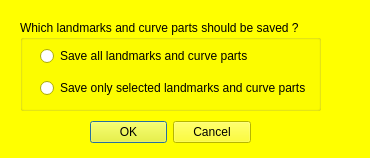
<?xml version="1.0" encoding="UTF-8"?>
<ui version="4.0">
 <class>mqSaveSTVDialog</class>
 <widget class="QDialog" name="mqSaveSTVDialog">
  <property name="geometry">
   <rect>
    <x>0</x>
    <y>0</y>
    <width>370</width>
    <height>158</height>
   </rect>
  </property>
  <property name="palette">
   <palette>
    <active>
     <colorrole role="WindowText">
      <brush brushstyle="SolidPattern">
       <color alpha="255">
        <red>0</red>
        <green>0</green>
        <blue>0</blue>
       </color>
      </brush>
     </colorrole>
     <colorrole role="Button">
      <brush brushstyle="SolidPattern">
       <color alpha="255">
        <red>255</red>
        <green>255</green>
        <blue>0</blue>
       </color>
      </brush>
     </colorrole>
     <colorrole role="Light">
      <brush brushstyle="SolidPattern">
       <color alpha="255">
        <red>255</red>
        <green>255</green>
        <blue>127</blue>
       </color>
      </brush>
     </colorrole>
     <colorrole role="Midlight">
      <brush brushstyle="SolidPattern">
       <color alpha="255">
        <red>255</red>
        <green>255</green>
        <blue>63</blue>
       </color>
      </brush>
     </colorrole>
     <colorrole role="Dark">
      <brush brushstyle="SolidPattern">
       <color alpha="255">
        <red>127</red>
        <green>127</green>
        <blue>0</blue>
       </color>
      </brush>
     </colorrole>
     <colorrole role="Mid">
      <brush brushstyle="SolidPattern">
       <color alpha="255">
        <red>170</red>
        <green>170</green>
        <blue>0</blue>
       </color>
      </brush>
     </colorrole>
     <colorrole role="Text">
      <brush brushstyle="SolidPattern">
       <color alpha="255">
        <red>0</red>
        <green>0</green>
        <blue>0</blue>
       </color>
      </brush>
     </colorrole>
     <colorrole role="BrightText">
      <brush brushstyle="SolidPattern">
       <color alpha="255">
        <red>255</red>
        <green>255</green>
        <blue>255</blue>
       </color>
      </brush>
     </colorrole>
     <colorrole role="ButtonText">
      <brush brushstyle="SolidPattern">
       <color alpha="255">
        <red>0</red>
        <green>0</green>
        <blue>0</blue>
       </color>
      </brush>
     </colorrole>
     <colorrole role="Base">
      <brush brushstyle="SolidPattern">
       <color alpha="255">
        <red>255</red>
        <green>255</green>
        <blue>255</blue>
       </color>
      </brush>
     </colorrole>
     <colorrole role="Window">
      <brush brushstyle="SolidPattern">
       <color alpha="255">
        <red>255</red>
        <green>255</green>
        <blue>0</blue>
       </color>
      </brush>
     </colorrole>
     <colorrole role="Shadow">
      <brush brushstyle="SolidPattern">
       <color alpha="255">
        <red>0</red>
        <green>0</green>
        <blue>0</blue>
       </color>
      </brush>
     </colorrole>
     <colorrole role="AlternateBase">
      <brush brushstyle="SolidPattern">
       <color alpha="255">
        <red>255</red>
        <green>255</green>
        <blue>127</blue>
       </color>
      </brush>
     </colorrole>
     <colorrole role="ToolTipBase">
      <brush brushstyle="SolidPattern">
       <color alpha="255">
        <red>255</red>
        <green>255</green>
        <blue>220</blue>
       </color>
      </brush>
     </colorrole>
     <colorrole role="ToolTipText">
      <brush brushstyle="SolidPattern">
       <color alpha="255">
        <red>0</red>
        <green>0</green>
        <blue>0</blue>
       </color>
      </brush>
     </colorrole>
    </active>
    <inactive>
     <colorrole role="WindowText">
      <brush brushstyle="SolidPattern">
       <color alpha="255">
        <red>0</red>
        <green>0</green>
        <blue>0</blue>
       </color>
      </brush>
     </colorrole>
     <colorrole role="Button">
      <brush brushstyle="SolidPattern">
       <color alpha="255">
        <red>255</red>
        <green>255</green>
        <blue>0</blue>
       </color>
      </brush>
     </colorrole>
     <colorrole role="Light">
      <brush brushstyle="SolidPattern">
       <color alpha="255">
        <red>255</red>
        <green>255</green>
        <blue>127</blue>
       </color>
      </brush>
     </colorrole>
     <colorrole role="Midlight">
      <brush brushstyle="SolidPattern">
       <color alpha="255">
        <red>255</red>
        <green>255</green>
        <blue>63</blue>
       </color>
      </brush>
     </colorrole>
     <colorrole role="Dark">
      <brush brushstyle="SolidPattern">
       <color alpha="255">
        <red>127</red>
        <green>127</green>
        <blue>0</blue>
       </color>
      </brush>
     </colorrole>
     <colorrole role="Mid">
      <brush brushstyle="SolidPattern">
       <color alpha="255">
        <red>170</red>
        <green>170</green>
        <blue>0</blue>
       </color>
      </brush>
     </colorrole>
     <colorrole role="Text">
      <brush brushstyle="SolidPattern">
       <color alpha="255">
        <red>0</red>
        <green>0</green>
        <blue>0</blue>
       </color>
      </brush>
     </colorrole>
     <colorrole role="BrightText">
      <brush brushstyle="SolidPattern">
       <color alpha="255">
        <red>255</red>
        <green>255</green>
        <blue>255</blue>
       </color>
      </brush>
     </colorrole>
     <colorrole role="ButtonText">
      <brush brushstyle="SolidPattern">
       <color alpha="255">
        <red>0</red>
        <green>0</green>
        <blue>0</blue>
       </color>
      </brush>
     </colorrole>
     <colorrole role="Base">
      <brush brushstyle="SolidPattern">
       <color alpha="255">
        <red>255</red>
        <green>255</green>
        <blue>255</blue>
       </color>
      </brush>
     </colorrole>
     <colorrole role="Window">
      <brush brushstyle="SolidPattern">
       <color alpha="255">
        <red>255</red>
        <green>255</green>
        <blue>0</blue>
       </color>
      </brush>
     </colorrole>
     <colorrole role="Shadow">
      <brush brushstyle="SolidPattern">
       <color alpha="255">
        <red>0</red>
        <green>0</green>
        <blue>0</blue>
       </color>
      </brush>
     </colorrole>
     <colorrole role="AlternateBase">
      <brush brushstyle="SolidPattern">
       <color alpha="255">
        <red>255</red>
        <green>255</green>
        <blue>127</blue>
       </color>
      </brush>
     </colorrole>
     <colorrole role="ToolTipBase">
      <brush brushstyle="SolidPattern">
       <color alpha="255">
        <red>255</red>
        <green>255</green>
        <blue>220</blue>
       </color>
      </brush>
     </colorrole>
     <colorrole role="ToolTipText">
      <brush brushstyle="SolidPattern">
       <color alpha="255">
        <red>0</red>
        <green>0</green>
        <blue>0</blue>
       </color>
      </brush>
     </colorrole>
    </inactive>
    <disabled>
     <colorrole role="WindowText">
      <brush brushstyle="SolidPattern">
       <color alpha="255">
        <red>127</red>
        <green>127</green>
        <blue>0</blue>
       </color>
      </brush>
     </colorrole>
     <colorrole role="Button">
      <brush brushstyle="SolidPattern">
       <color alpha="255">
        <red>255</red>
        <green>255</green>
        <blue>0</blue>
       </color>
      </brush>
     </colorrole>
     <colorrole role="Light">
      <brush brushstyle="SolidPattern">
       <color alpha="255">
        <red>255</red>
        <green>255</green>
        <blue>127</blue>
       </color>
      </brush>
     </colorrole>
     <colorrole role="Midlight">
      <brush brushstyle="SolidPattern">
       <color alpha="255">
        <red>255</red>
        <green>255</green>
        <blue>63</blue>
       </color>
      </brush>
     </colorrole>
     <colorrole role="Dark">
      <brush brushstyle="SolidPattern">
       <color alpha="255">
        <red>127</red>
        <green>127</green>
        <blue>0</blue>
       </color>
      </brush>
     </colorrole>
     <colorrole role="Mid">
      <brush brushstyle="SolidPattern">
       <color alpha="255">
        <red>170</red>
        <green>170</green>
        <blue>0</blue>
       </color>
      </brush>
     </colorrole>
     <colorrole role="Text">
      <brush brushstyle="SolidPattern">
       <color alpha="255">
        <red>127</red>
        <green>127</green>
        <blue>0</blue>
       </color>
      </brush>
     </colorrole>
     <colorrole role="BrightText">
      <brush brushstyle="SolidPattern">
       <color alpha="255">
        <red>255</red>
        <green>255</green>
        <blue>255</blue>
       </color>
      </brush>
     </colorrole>
     <colorrole role="ButtonText">
      <brush brushstyle="SolidPattern">
       <color alpha="255">
        <red>127</red>
        <green>127</green>
        <blue>0</blue>
       </color>
      </brush>
     </colorrole>
     <colorrole role="Base">
      <brush brushstyle="SolidPattern">
       <color alpha="255">
        <red>255</red>
        <green>255</green>
        <blue>0</blue>
       </color>
      </brush>
     </colorrole>
     <colorrole role="Window">
      <brush brushstyle="SolidPattern">
       <color alpha="255">
        <red>255</red>
        <green>255</green>
        <blue>0</blue>
       </color>
      </brush>
     </colorrole>
     <colorrole role="Shadow">
      <brush brushstyle="SolidPattern">
       <color alpha="255">
        <red>0</red>
        <green>0</green>
        <blue>0</blue>
       </color>
      </brush>
     </colorrole>
     <colorrole role="AlternateBase">
      <brush brushstyle="SolidPattern">
       <color alpha="255">
        <red>255</red>
        <green>255</green>
        <blue>0</blue>
       </color>
      </brush>
     </colorrole>
     <colorrole role="ToolTipBase">
      <brush brushstyle="SolidPattern">
       <color alpha="255">
        <red>255</red>
        <green>255</green>
        <blue>220</blue>
       </color>
      </brush>
     </colorrole>
     <colorrole role="ToolTipText">
      <brush brushstyle="SolidPattern">
       <color alpha="255">
        <red>0</red>
        <green>0</green>
        <blue>0</blue>
       </color>
      </brush>
     </colorrole>
    </disabled>
   </palette>
  </property>
  <property name="windowTitle">
   <string>Save landmarks and curve elements</string>
  </property>
  <widget class="QWidget" name="layoutWidget">
   <property name="geometry">
    <rect>
     <x>90</x>
     <y>120</y>
     <width>161</width>
     <height>25</height>
    </rect>
   </property>
   <layout class="QHBoxLayout" name="horizontalLayout_2">
    <item>
     <widget class="QDialogButtonBox" name="buttonBox">
      <property name="orientation">
       <enum>Qt::Horizontal</enum>
      </property>
      <property name="standardButtons">
       <set>QDialogButtonBox::Cancel|QDialogButtonBox::Ok</set>
      </property>
     </widget>
    </item>
   </layout>
  </widget>
  <widget class="QGroupBox" name="STVToBeSaved">
   <property name="geometry">
    <rect>
     <x>20</x>
     <y>20</y>
     <width>301</width>
     <height>91</height>
    </rect>
   </property>
   <property name="title">
    <string>Which landmarks and curve parts should be saved ?</string>
   </property>
   <widget class="QWidget" name="verticalLayoutWidget_8">
    <property name="geometry">
     <rect>
      <x>20</x>
      <y>20</y>
      <width>290</width>
      <height>65</height>
     </rect>
    </property>
    <layout class="QVBoxLayout" name="verticalLayout1_4">
     <item>
      <widget class="QRadioButton" name="SaveAll">
       <property name="text">
        <string>Save all landmarks and curve parts</string>
       </property>
      </widget>
     </item>
     <item>
      <widget class="QRadioButton" name="SaveOnlySelected">
       <property name="text">
        <string>Save only selected landmarks and curve parts</string>
       </property>
      </widget>
     </item>
    </layout>
   </widget>
  </widget>
 </widget>
 <resources/>
 <connections>
  <connection>
   <sender>buttonBox</sender>
   <signal>accepted()</signal>
   <receiver>mqSaveSTVDialog</receiver>
   <slot>accept()</slot>
   <hints>
    <hint type="sourcelabel">
     <x>248</x>
     <y>254</y>
    </hint>
    <hint type="destinationlabel">
     <x>157</x>
     <y>274</y>
    </hint>
   </hints>
  </connection>
  <connection>
   <sender>buttonBox</sender>
   <signal>rejected()</signal>
   <receiver>mqSaveSTVDialog</receiver>
   <slot>reject()</slot>
   <hints>
    <hint type="sourcelabel">
     <x>316</x>
     <y>260</y>
    </hint>
    <hint type="destinationlabel">
     <x>286</x>
     <y>274</y>
    </hint>
   </hints>
  </connection>
 </connections>
</ui>
